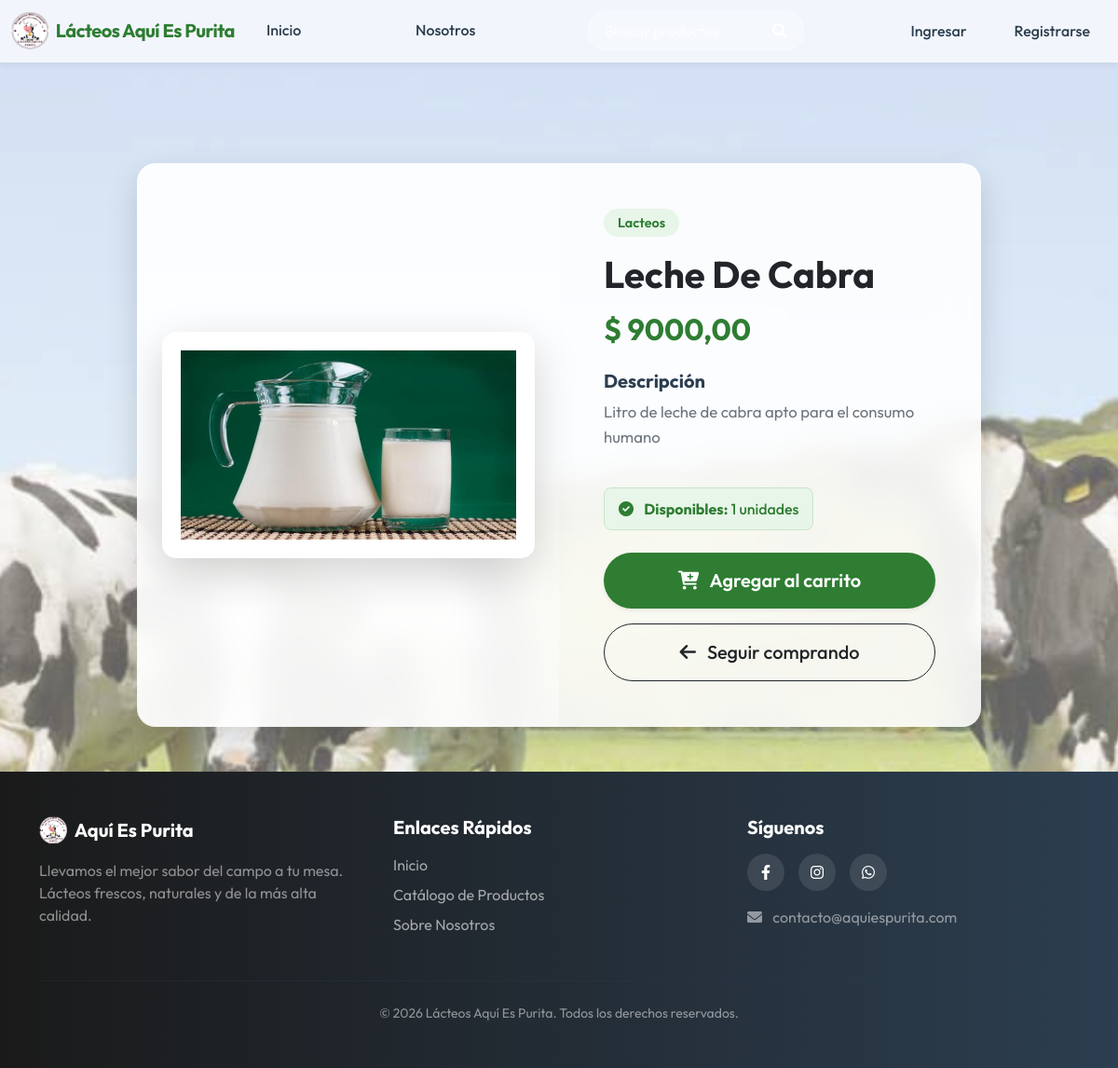
/producto/15/, run on an earlier commit of the app's database.
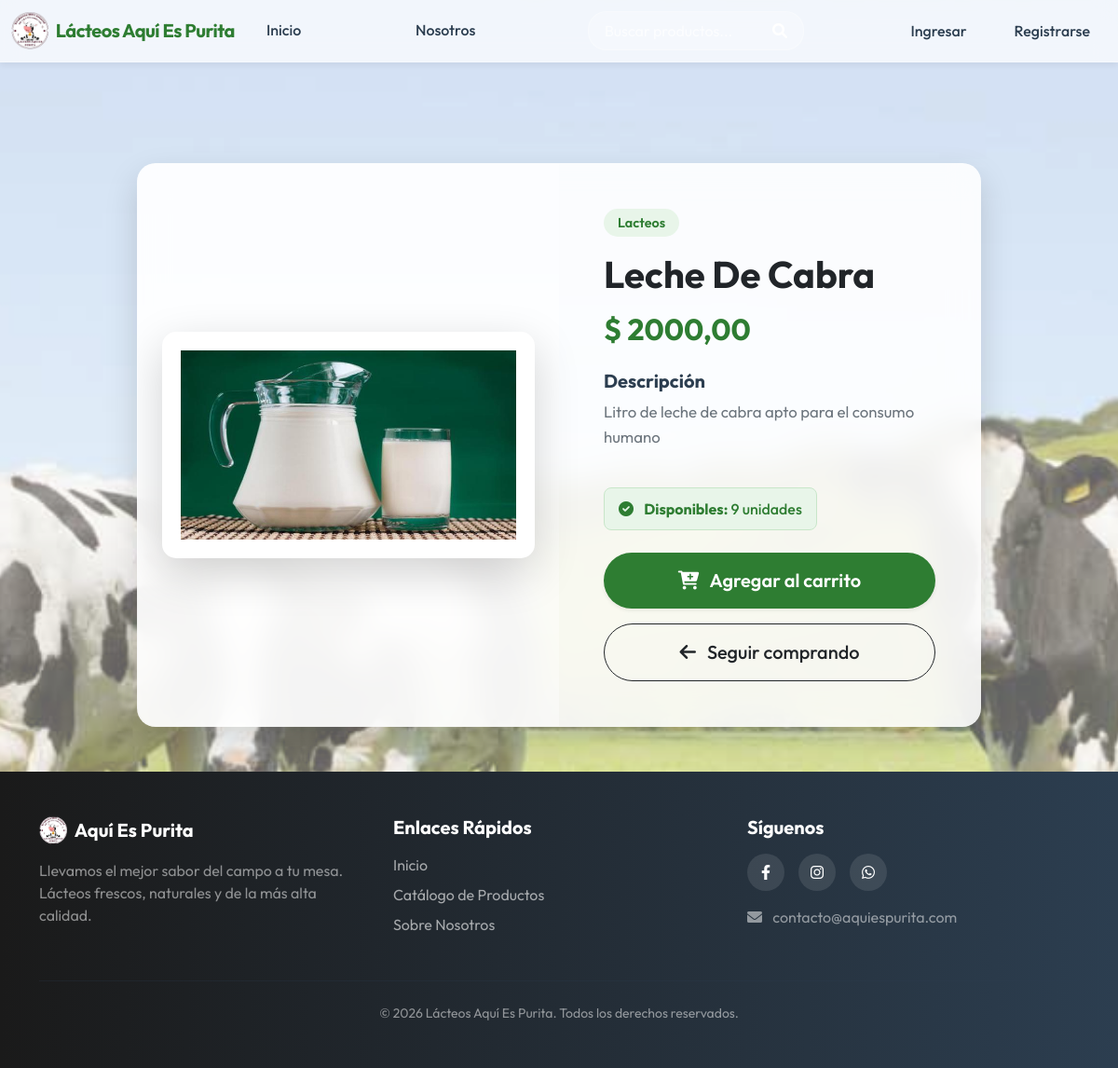
And on a later commit of the database.
### core/models.py (models this page shows, shortened)
class Producto(models.Model):
    nombre = models.CharField(max_length=100, verbose_name="Nombre del producto")
    codigo = models.CharField(max_length=50, unique=True, verbose_name="Código del producto")
    precio = models.DecimalField(
        max_digits=10,
        decimal_places=2,
        verbose_name="Precio",
        null=True,
        blank=True
    )
    descripcion = models.TextField(max_length=500, verbose_name="Descripción breve")
    descripcion = models.TextField(max_length=500, verbose_name="Descripción breve")
    categoria = models.ForeignKey(Categoria, on_delete=models.CASCADE, verbose_name="Categoría", related_name="productos")
    cantidad = models.PositiveIntegerField(default=0, verbose_name="Cantidad en inventario")
    imagen = models.ImageField(upload_to='productos/', blank=True, null=True)
    disponible = models.BooleanField(default=True, verbose_name="¿Está disponible?")

class Categoria(models.Model):
    nombre = models.CharField(max_length=100, unique=True, verbose_name="Nombre de la categoría")

### core/views.py (the view)
# urls.py: path("producto/<int:producto_id>/", product_detail, name="product_detail"),
def product_detail(request, producto_id):
    producto = get_object_or_404(Producto, id=producto_id)
    if request.headers.get('x-requested-with') == 'XMLHttpRequest':
        return render(request, "core/product_detail_fragment.html", {"producto": producto})
    return render(request, "core/product_detail.html", {"producto": producto})

### core/templates/core/product_detail.html (shortened to what this page needs)
{% extends 'core/base.html' %}
{% load static %}
{% block content %}
<div class="fixed-background" style="background-image: url('{% static 'core/img/vacas.png' %}');"></div>
<div class="container my-5" style="margin-top: 100px !important;">
    <div class="row justify-content-center">
        <div class="col-lg-10">
            <div class="product-detail-glass-card">
                <div class="row g-0">
                    <div class="col-md-6 product-img-section p-4">
                        <div class="img-wrapper shadow-lg">
                            {% if producto.imagen %}
                                <img src="{{ producto.imagen.url }}" alt="{{ producto.nombre }}" class="img-fluid product-main-img">
                            {% else %}
                                <img src="{% static 'core/img/default.png' %}" alt="Imagen por defecto" class="img-fluid product-main-img">
                            {% endif %}
                        </div>
                    </div>
                    <div class="col-md-6 p-5 d-flex flex-column justify-content-center detail-info-section">
                        <span class="badge detail-category-badge mb-3">{{ producto.categoria.nombre }}</span>
                        <h1 class="detail-title fw-bold text-dark mb-3">{{ producto.nombre }}</h1>
                        <h2 class="detail-price text-success fw-bold mb-4">$ {{ producto.precio|floatformat:2 }}</h2>
                        <div class="detail-description mb-4">
                            <h5 class="fw-bold mb-2">Descripción</h5>
                            <p class="text-muted">{{ producto.descripcion }}</p>
                        </div>
                        <div class="detail-stock mb-4">
                            {% if producto.cantidad > 0 %}
                                <div class="stock-status in-stock">
                                    <i class="fas fa-check-circle me-2"></i> <strong>Disponibles:</strong> {{ producto.cantidad }} unidades
                                </div>
                            {% else %}
                                <div class="stock-status out-of-stock">
                                    <i class="fas fa-times-circle me-2"></i> <strong>Agotado</strong> temporalmente
                                </div>
                            {% endif %}
                        </div>
                        <div class="mt-auto d-flex flex-column gap-3">
                            {% if producto.cantidad > 0 %}
                                <a href="{% url 'add_to_cart' producto.id %}" class="btn btn-add-cart-detail btn-lg w-100 shadow-sm">
                                    <i class="fas fa-cart-plus me-2"></i> Agregar al carrito
                                </a>
                            {% endif %}
                            <a href="{% url 'products' %}" class="btn btn-outline-dark btn-lg w-100 detail-back-btn">
                                <i class="fas fa-arrow-left me-2"></i> Seguir comprando
                            </a>
                        </div>
                    </div>
                </div>
            </div>
        </div>
    </div>
</div>
{% endblock %}

### core/templates/core/base.html (shortened to what this page needs)
{% load static %}
<!DOCTYPE html>
<html lang="es">
<head>
    <link href="https://cdn.jsdelivr.net/npm/bootstrap@5.0.2/dist/css/bootstrap.min.css" rel="stylesheet">
    <link rel="stylesheet" href="https://cdnjs.cloudflare.com/ajax/libs/font-awesome/6.0.0/css/all.min.css">
    <link rel="stylesheet" href="{% static 'core/css/estilos.css' %}">
</head>
<body>
    <div aria-live="polite" aria-atomic="true" class="position-relative">
        <div class="toast-container position-fixed top-0 end-0 p-3" style="z-index: 9999; margin-top: 80px;">
        </div>
    </div>
    <div class="container main-content-wrapper">
        <nav class="navbar navbar-expand-lg fixed-top glass-nav">
            <div class="container-fluid">
                {% load static %}
                <a class="navbar-brand d-flex align-items-center" href="{% url 'home' %}">
                    <img src="{% static 'core/img/logo.png' %}"
                       alt="Logo Lacteos"
                       class="me-2"
                       style="height: 40px;">
                    Lácteos Aquí Es Purita
                </a>
                <div class="collapse navbar-collapse" id="navbarNav">
                    <ul class="navbar-nav">
                        <li class="nav-item">
                            <a class="nav-link" aria-current="page" href="{% url 'home' %}">Inicio</a>
                        </li>
                        <li class="nav-item">
                            <a class="nav-link" href="{% url 'nosotros' %}">Nosotros</a>
                        </li>
                        <li class="nav-item d-flex align-items-center ms-lg-3">
                            <form action="{% url 'products' %}" method="GET" class="d-flex nav-search-form">
                                <input class="form-control nav-search-input" type="search" name="q" placeholder="Buscar productos..." aria-label="Search" value="{{ search_query|default:'' }}">
                                <button class="btn nav-search-btn" type="submit"><i class="fas fa-search"></i></button>
                            </form>
                        </li>
                        <div class="nav-right-section">
                            {% if request.user.is_authenticated %}
                                {% if user.is_superuser %}
                                    <div class="notification-icon">
                                        <a href="#" class="notification-bell" title="Notificaciones">
                                            <i class="fas fa-bell"></i>
                                            <span class="notification-badge">0</span>
                                        </a>
                                    </div>
                                {% endif %}
                                <li class="nav-item user-dropdown">
                                    <button class="user-dropbtn">
                                        <i class="fas fa-user-circle"></i>
                                        <span class="ms-1">Mi cuenta</span>
                                    </button>
                                    <div class="user-dropdown-content">
                                        <a href="{% url 'perfil' %}">Perfil</a>
                                        <form method="post" action="{% url 'logout' %}">
                                            {% csrf_token %}
                                            <button type="submit" class="dropdown-item" style="width: 100%; text-align: left; background: none; border: none; cursor: pointer;">
                                                Cerrar sesión
                                            </button>
                                        </form>
                                    </div>
                                </li>
                            {% else %}
                                <li class="nav-item">
                                    <a class="nav-link" href="{% url 'login' %}">Ingresar</a>
                                </li>
                                <li class="nav-item">
                                    <a class="nav-link" href="{% url 'register' %}">Registrarse</a>
                                </li>
                            {% endif %}
                        </div>
                    </ul>
                </div>
            </div>
        </nav>
        {% block content %}{% endblock %}
    </div>
    <footer class="modern-footer mt-auto">
        <div class="container py-5">
            <div class="row g-4">
                <div class="col-lg-4 col-md-6">
                    <h5 class="fw-bold text-white mb-3 d-flex align-items-center">
                        <img src="{% static 'core/img/logo.png' %}" alt="Logo" height="30" class="me-2"> Aquí Es Purita
                    </h5>
                    <p class="text-white-50">Llevamos el mejor sabor del campo a tu mesa. Lácteos frescos, naturales y de la más alta calidad.</p>
                </div>
                <div class="col-lg-4 col-md-6">
                    <h5 class="fw-bold text-white mb-3">Enlaces Rápidos</h5>
                    <ul class="list-unstyled footer-links">
                        <li><a href="{% url 'home' %}">Inicio</a></li>
                        <li><a href="{% url 'products' %}">Catálogo de Productos</a></li>
                        <li><a href="{% url 'nosotros' %}">Sobre Nosotros</a></li>
                    </ul>
                </div>
                <div class="col-lg-4 col-md-12">
                    <h5 class="fw-bold text-white mb-3">Síguenos</h5>
                    <div class="social-icons">
                        <a href="#" class="social-icon"><i class="fab fa-facebook-f"></i></a>
                        <a href="#" class="social-icon"><i class="fab fa-instagram"></i></a>
                        <a href="#" class="social-icon"><i class="fab fa-whatsapp"></i></a>
                    </div>
                    <p class="text-white-50 mt-3"><i class="fas fa-envelope me-2"></i> contacto@aquiespurita.com</p>
                </div>
            </div>
            <hr class="border-secondary my-4">
            <div class="text-center text-white-50 small">
                &copy; 2026 Lácteos Aquí Es Purita. Todos los derechos reservados.
            </div>
        </div>
    </footer>
</body>
</html>

### core/static/core/css/estilos.css (style rules this page uses)
:root { --primary-green: #2e7d32; --hover-green: #1b5e20; --light-green: #e8f5e9; --text-dark: #2c3e50; --text-light: #6c757d; --bg-light: #f8f9fa; --glass-bg: rgba(255, 255, 255, 0.85); --glass-border: rgba(255, 255, 255, 0.2); --shadow-sm: 0 4px 6px rgba(0, 0, 0, 0.05); --shadow-md: 0 8px 16px rgba(0, 0, 0, 0.1); --shadow-lg: 0 15px 35px rgba(0, 0, 0, 0.15); --radius-md: 12px; --radius-lg: 20px; --transition: all 0.3s cubic-bezier(0.4, 0, 0.2, 1); }
body { margin: 0; font-family: 'Outfit', sans-serif; color: var(--text-dark); background-color: var(--bg-light); }
.navbar-nav { display: flex; list-style-type: none; padding: 0; width: 100%; justify-content: space-between; }
.navbar-nav li { margin: 0 10px; }
.nav-right-section { display: flex; align-items: center; gap: 15px; }
body { margin: 0; font-family: 'Outfit', sans-serif; padding-top: 75px; background-color: var(--bg-light); }
.glass-nav { background: rgba(255, 255, 255, 0.7) !important; backdrop-filter: blur(12px); -webkit-backdrop-filter: blur(12px); border-bottom: 1px solid var(--glass-border); box-shadow: var(--shadow-sm); transition: var(--transition); }
.glass-nav .navbar-brand { font-weight: 700; color: var(--primary-green) !important; letter-spacing: -0.5px; }
.glass-nav .nav-link { font-weight: 500; color: var(--text-dark) !important; transition: var(--transition); position: relative; }

### core/templates/core/product_detail.html (style rules this page uses)
.fixed-background { position: fixed; top: 0; left: 0; right: 0; bottom: 0; background-size: cover; background-position: center; z-index: -1; opacity: 0.6; }
.product-detail-glass-card { background: var(--glass-bg, rgba(255, 255, 255, 0.85)); border-radius: var(--radius-lg, 20px); box-shadow: var(--shadow-lg, 0 15px 35px rgba(0,0,0,0.1)); backdrop-filter: blur(16px); border: 1px solid var(--glass-border, rgba(255,255,255,0.3)); overflow: hidden; transition: var(--transition, all 0.3s ease); }
.product-img-section { background: rgba(255,255,255,0.5); display: flex; align-items: center; justify-content: center; }
.img-wrapper { background: white; border-radius: 15px; padding: 20px; width: 100%; max-width: 400px; text-align: center; transition: transform 0.4s ease; }
.product-main-img { max-height: 400px; object-fit: contain; width: 100%; }
.detail-info-section { background: rgba(255, 255, 255, 0.2); }
.detail-category-badge { background-color: var(--light-green, #e8f5e9); color: var(--primary-green, #2e7d32); align-self: flex-start; padding: 8px 15px; border-radius: 20px; font-size: 0.9rem; font-weight: 600; }
.detail-title { font-size: 2.5rem; color: var(--text-dark, #2c3e50); line-height: 1.2; }
.detail-price { font-size: 2rem; color: var(--primary-green, #2e7d32) !important; }
.detail-description p { font-size: 1.05rem; line-height: 1.6; }
.stock-status { padding: 10px 15px; border-radius: 8px; font-weight: 500; display: inline-block; }
.stock-status.in-stock { background-color: #e8f5e9; color: #2e7d32; border: 1px solid #c8e6c9; }
.btn-add-cart-detail { background-color: var(--primary-green, #2e7d32); color: white; border: none; border-radius: 50px; font-weight: 600; padding: 15px; transition: var(--transition, all 0.3s ease); }
.detail-back-btn { border-radius: 50px; font-weight: 500; padding: 15px; }

### core/templates/core/base.html (style rules this page uses)
body { display: flex; flex-direction: column; min-height: 100vh; }
.main-content-wrapper { flex: 1 0 auto; }
.nav-search-form { background: rgba(255,255,255,0.2); border-radius: 20px; padding: 2px 5px; border: 1px solid rgba(255,255,255,0.3); }
.nav-search-input { background: transparent !important; border: none !important; color: white !important; box-shadow: none !important; width: 180px; transition: width 0.3s ease; }
.nav-search-input::placeholder { color: rgba(255,255,255,0.7); }
.nav-search-btn { background: transparent; border: none; color: white; }
.modern-footer { flex-shrink: 0; background: linear-gradient(to right, #1a1a1a, #2c3e50); margin-top: 5rem; }
.footer-links a { color: rgba(255,255,255,0.6); text-decoration: none; transition: all 0.3s ease; display: inline-block; margin-bottom: 8px; }
.social-icons { display: flex; gap: 15px; }
.social-icon { width: 40px; height: 40px; background: rgba(255,255,255,0.1); display: flex; align-items: center; justify-content: center; border-radius: 50%; color: white; text-decoration: none; transition: all 0.3s ease; }

What changed in the data, as far as the page shows it:
changed Producto "Leche De Cabra": precio "9000,00" → "2000,00"; cantidad "1" → "9"
